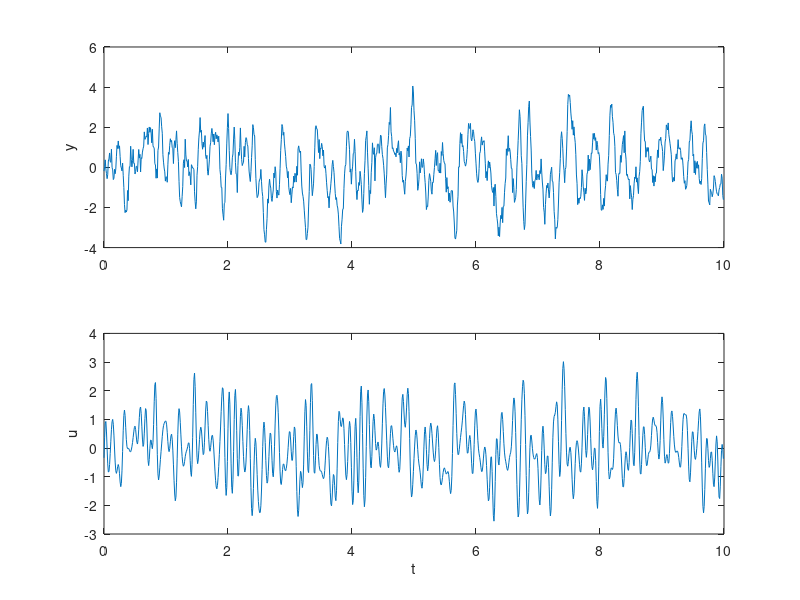
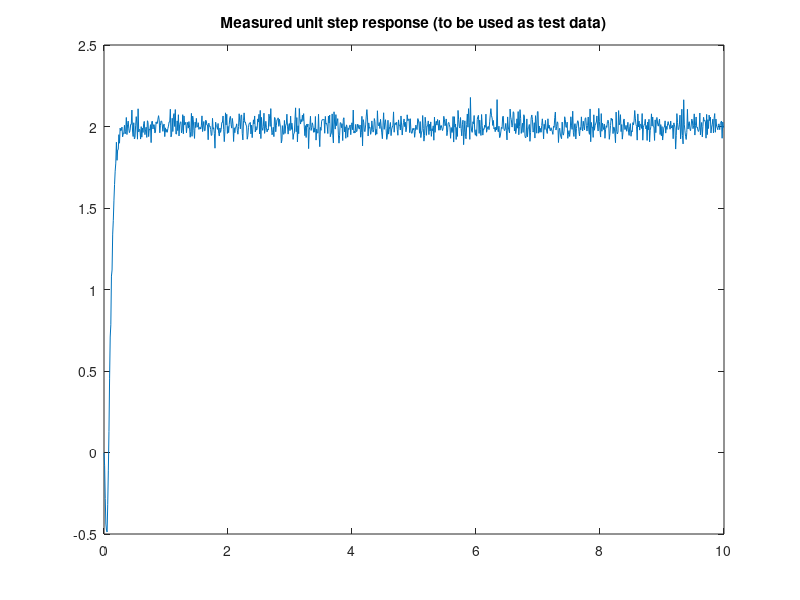

These charts were generated, in order, by the following MATLAB code: (Note: this script raises an error after producing the figures.)
% Exam 2023 sysid-problem
close all
clear

load sysiddata.mat

z = iddata(y,u,h);

figure(1)
subplot(211)
plot(t,y)
ylabel('y')
subplot(212)
plot(t,u)
ylabel('u')
xlabel('t')

%%
% This step response was taken on the real system
% Can be used as test data for model validation
% 

figure(2)
plot(t,ystep)
title('Measured unit step response (to be used as test data)')

%%
% This evaluates different model orders

NN = [(1:15)'  (1:15)' ones(15,1)];
V = arxstruc(z,z,NN);
Nbest = selstruc(V);

%% Study some ARX models of different orders
% You will use the step response as test data
% So you do not need to split y and u into train and test here


model_arx3 = arx(z,[3,3,1]);
model_arx5 = arx(z,[5 5 1]);
model_arx10 = arx(z,[10 10 1]);

figure(3)
pred_horizon = inf;
compare(z, model_arx3,model_arx5,model_arx10,pred_horizon)

%% The ARX models
present(model_arx3)
%present(model_arx5)
%present(model_arx10)

%%
figure(4)
bode(model_arx3,model_arx5,model_arx10,{0.1,pi/h})
legend('arx3','arx5','arx10')
grid on

%% Spectrum of u and y

figure(5)
pwelch(u)
hold on
pwelch(y)

%%  Checking the residuals

figure(6)
%resid(z,model_arx3)
%resid(z,model_arx5)
resid(z,model_arx10)

%% Testing the estimated models on the step response data
figure(7)
y3 = step(model_arx3,t);
y5 = step(model_arx5,t);
y10 = step(model_arx10,t);
plot(t,ystep,t,y3,t,y5,t,y10)
[~, hobj] = legend('ystep','arx3','arx5','arx10','FontSize',16,'Location','SouthEast')
set(findobj(hobj,'type','line'),'LineWidth',2.5);
title('Step Response Evaluation')
axis([0 1 -1 3])

% Hmm, this does not work well !




